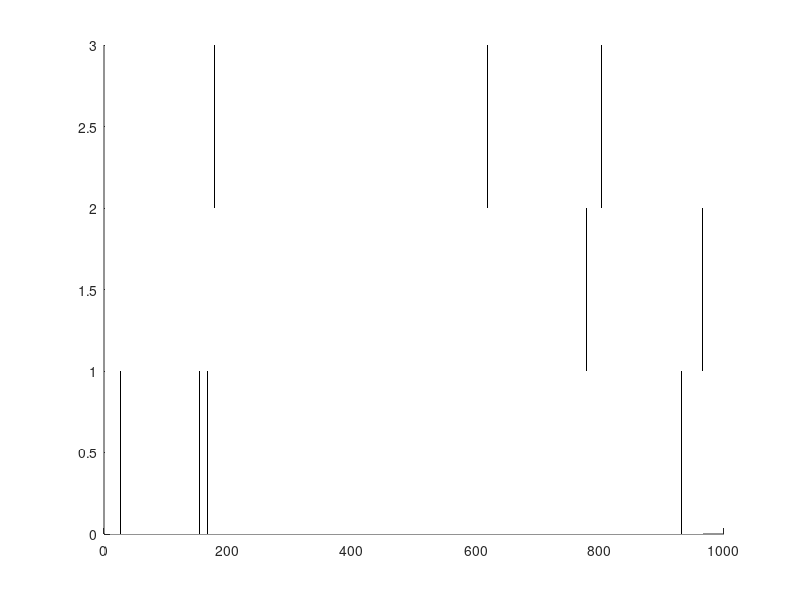

This chart was generated by the following MATLAB code:
test{1} = floor(rand(5,1)*1000);
test{2} = floor(rand(5,1)*1000);
test{3} = floor(rand(5,1)*1000);
times = 1:max([max(test{1}),max(test{2}),max(test{3})]);
inzeros = times*0;
vals = cell(numel(test),1);
for nn = 1:numel(vals)
   vals{nn} = inzeros;
   vals{nn}(test{nn}) = 1;
end

figure;
for ii = 1:numel(vals)
    for jj = 1:numel(vals{ii})
        if vals{ii}(jj)
            FaceColor = 'k';
        else
            FaceColor = 'w';
        end
        p = patch([times(jj),times(jj)+1,times(jj)+1,times(jj)],[ii-1, ii-1, ii, ii],vals{ii}(jj));
   set(p,'FaceColor',FaceColor,'EdgeColor','none');
    end
end